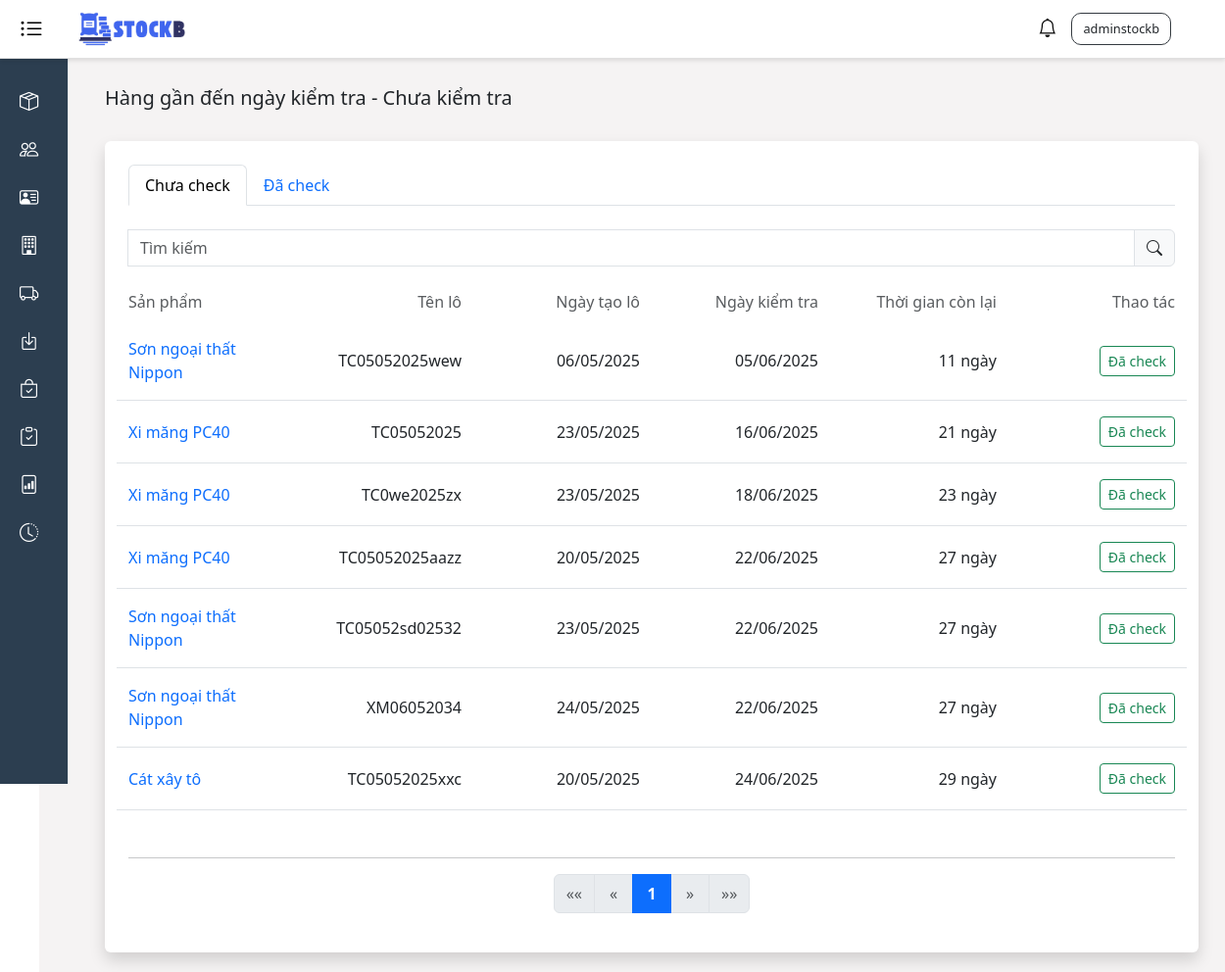
The page /check/near-expiry (signed in) on the database its author committed.
### stockb/models.py (models this page shows, shortened)
class ProductDetail(models.Model):
    STATUS_CHOICES = [
        ('ACTIVE', 'Kích hoạt'),
        ('UNACTIVE', 'Tắt kích hoạt'),
    ]
    product = models.ForeignKey(Product, on_delete=models.CASCADE, related_name='product_details')
    product_batch = models.CharField(max_length=100)
    initial_quantity = models.IntegerField()
    remaining_quantity = models.IntegerField()
    import_date = models.DateTimeField()
    status = models.CharField(
        max_length=20,
        choices=STATUS_CHOICES,
        default='ACTIVE'
    )
    expiry_date = models.DateTimeField(blank=True, null=True)
    created_at = models.DateTimeField(auto_now_add=True)
    updated_at = models.DateTimeField(auto_now=True)
    checked_at = models.DateTimeField(blank=True, null=True)
    class Meta:
        unique_together = ('product', 'product_batch')

class Product(models.Model):
    product_name = models.CharField(max_length=100)
    description = models.TextField(blank=True)
    purchase_price = models.DecimalField(max_digits=10, decimal_places=0)
    selling_price = models.DecimalField(max_digits=10, decimal_places=0)
    minimum_stock = models.IntegerField(default=0)
    inspection_time = models.IntegerField(default=0)
    category = models.ForeignKey(ProductCategory, on_delete=models.CASCADE)
    unit = models.ForeignKey(Unit, on_delete=models.CASCADE)
    supplier = models.ForeignKey(Supplier, on_delete=models.CASCADE)
    created_at = models.DateTimeField(auto_now_add=True)
    updated_at = models.DateTimeField(auto_now=True)

### stockb/views/check_views.py (the view, shortened to what this page needs)
# urls.py: path('check/near-expiry', check_views.near_expiry_list_view, name='near_expiry_list'),
@login_required
def near_expiry_list_view(request):
    today = timezone.now()
    end_date = today + timedelta(days=30)
    search_query = request.GET.get('q', '')
    status = request.GET.get('status', 'unchecked')
    if status == 'checked':
        near_expiry_products = ProductDetail.objects.filter(
            status="ACTIVE",
            checked_at__isnull=False
        ).select_related('product__category', 'product__unit').order_by('expiry_date')
    else:
        near_expiry_products = ProductDetail.objects.filter(
            expiry_date__lte=end_date,
            status="ACTIVE",
            checked_at__isnull=True
        ).select_related('product__category', 'product__unit').order_by('expiry_date')
    if search_query:
        near_expiry_products = near_expiry_products.filter(product__product_name__icontains=search_query)
    products_with_days_left = []
    for detail in near_expiry_products:
        days_left = (detail.expiry_date - today).days
        products_with_days_left.append({
            'detail': detail,
            'days_left': max(0, days_left),
        })
    paginator = Paginator(products_with_days_left, 10)
    page_number = request.GET.get('page')
    page_obj = paginator.get_page(page_number)
    title = "Hàng gần đến ngày kiểm tra - Đã kiểm tra" if status == 'checked' else "Hàng gần đến ngày kiểm tra - Chưa kiểm tra"
    context = {
        "title": title,
        "products_with_days_left": page_obj,
        "search_query": search_query,
        "status": status,
    }
    return render(request, 'check/near_expiry_list.html', context)

### stockb/context_processors.py (called while the page is built)
def notifications(request):
    return {
        'notifications': Notification.objects.all()[:50]
    }

### stockb/templates/check/near_expiry_list.html (shortened to what this page needs)
{% extends 'base.html' %}
{% load static %}
{% block extra_head %}
    <link rel="stylesheet" href="{% static 'css/share.css' %}">
{% endblock %}
{% block content %}
    <div class="d-flex justify-content-between align-items-center mb-4">
        <h5>{{ title }}</h5>
    </div>
    <div class="container bg-white p-4 rounded shadow">
        <ul class="nav nav-tabs mb-4">
            <li class="nav-item">
                <a class="nav-link {% if status != 'checked' %}active{% endif %}" href="?status=unchecked&q={{ search_query }}">Chưa check</a>
            </li>
            <li class="nav-item">
                <a class="nav-link {% if status == 'checked' %}active{% endif %}" href="?status=checked&q={{ search_query }}">Đã check</a>
            </li>
        </ul>
        <form method="get" class="input-group mb-4">
            <input type="text" name="q" class="form-control" placeholder="Tìm kiếm" value="{{ search_query }}">
            <button type="submit" class="input-group-text"><i class="bi bi-search"></i></button>
        </form>
        <div class="row mb-2 text-muted">
            <div class="col-2">Sản phẩm</div>
            <div class="col-2 text-end">Tên lô</div>
            <div class="col-2 text-end">Ngày tạo lô</div>
            <div class="col-2 text-end">Ngày kiểm tra</div>
            <div class="col-2 text-end">Thời gian còn lại</div>
            <div class="col-2 text-end">Thao tác</div>
        </div>
        {% for item in products_with_days_left %}
        <div class="row py-3 border-bottom align-items-center">
            <a href="/product/{{ item.detail.product.id }}" class="col-2">
                {{ item.detail.product.product_name }}
            </a>
            <div class="col-2 text-end">
                {{ item.detail.product_batch }}
            </div>
            <div class="col-2 text-end">
                <span>{{ item.detail.created_at|date:"d/m/Y" }}</span>
            </div>
            <div class="col-2 text-end">
                <span>{{ item.detail.expiry_date|date:"d/m/Y" }}</span>
            </div>
            <div class="col-2 text-end">
                <span>{{ item.days_left }} ngày</span>
            </div>
            <div class="col-2 text-end">
                {% if item.detail.checked_at %}
                    <span class="text-success">{{ item.detail.checked_at|date:"d/m/Y H:i" }}</span>
                {% else %}
                    <form method="post" style="display:inline;">
                        <button type="submit" class="btn btn-sm btn-outline-success">Đã check</button>
                    </form>
                {% endif %}
            </div>
        </div>
        {% empty %}
        <div class="row py-2">
            <div class="col-12 text-center text-muted">
                Không có sản phẩm nào {% if status == 'checked' %}đã kiểm tra{% else %}chưa kiểm tra{% endif %} gần đến ngày kiểm tra.
            </div>
        </div>
        {% endfor %}
        <div class="mt-5">
            {% include 'Pagination/pagination.html' with page_obj=products_with_days_left %}
        </div>
    </div>
{% endblock %}

### templates/base.html (shortened to what this page needs)
<!DOCTYPE html>
<html lang="vi">
{% load static %}
<head>
    <link href="https://cdn.jsdelivr.net/npm/bootstrap@5.3.3/dist/css/bootstrap.min.css" rel="stylesheet">
    <link rel="stylesheet" href="https://cdnjs.cloudflare.com/ajax/libs/bootstrap-icons/1.11.3/font/bootstrap-icons.min.css">
    <link rel="stylesheet" href="https://cdnjs.cloudflare.com/ajax/libs/toastr.js/latest/toastr.min.css">
    <link rel="stylesheet" href="{% static 'styles.css' %}">
    {% block extra_head %}
    {% endblock %}
</head>
<body>
    <div class="header">
        <div class="left-container">
            <button class="hamburger active" id="toggleSidebar" aria-label="Toggle sidebar">
                <i class="bi bi-list-ul"></i>
            </button>
            <img src="{% static 'images/stockb-logo.png' %}" alt="StockB Logo" />
        </div>
        <div class="d-flex align-items-center">
            {% if user.is_authenticated %}
                <div class="dropdown">
                    <button class="notification-btn" id="notificationDropdown" data-bs-toggle="dropdown" aria-expanded="false" aria-label="Thông báo">
                        <i class="bi bi-bell"></i>
                    </button>
                </div>
                <div class="dropdown name-user">
                    <button class="dropdown-toggle text-dark bg-transparent border-0" id="dropdownMenuButton1"
                        data-bs-toggle="dropdown" aria-expanded="false">
                        {{ user.username }}
                    </button>
                </div>
            {% else %}
                <div class="name-user">
                    <a class="bg-transparent text-dark border-0 text-decoration-none" href="{% url 'login' %}">Đăng nhập</a>
                </div>
            {% endif %}
        </div>
    </div>
    <div class="sidebar sidebar-collapsed active" id="sidebar">
        {% if request.user.is_authenticated %}
          {% for group in request.user.groups.all %}
            {% if group.name == 'QuanLy' or group.name == 'Kiem Toan' or group.name == 'Nhan Vien Quan Li Kho' %}
              <a href="javascript:void(0)" data-bs-toggle="collapse" data-bs-target="#sanphamSubmenu" aria-expanded="false" aria-controls="sanphamSubmenu">
                <i class="bi bi-box-seam"></i><span class="menu-text">Sản phẩm</span>
              </a>
            {% endif %}
          {% endfor %}
        {% endif %}
        {% if request.user.groups.all %}
          {% for group in request.user.groups.all %}
            {% if group.name == 'QuanLy' or group.name == 'Nhan Vien Quan Li Kho' %}
              <a href="/customers">
                <i class="bi bi-people"></i><span class="menu-text">Khách hàng</span>
              </a>
            {% endif %}
          {% endfor %}
        {% endif %}
        {% if request.user.groups.all %}
          {% for group in request.user.groups.all %}
            {% if group.name == 'QuanLy' or group.name == 'Nhan Vien Quan Li Kho' %}
              <a href="/supplier">
                <i class="bi bi-person-vcard"></i><span class="menu-text">Nhà cung cấp</span>
              </a>
            {% endif %}
          {% endfor %}
        {% endif %}
        {% if request.user.groups.all %}
          {% for group in request.user.groups.all %}
            {% if group.name == 'QuanLy' or group.name == 'Nhan Vien Quan Li Kho' %}
              <a href="/units">
                <i class="bi bi-building"></i><span class="menu-text">Đơn vị</span>
              </a>
            {% endif %}
          {% endfor %}
        {% endif %}
        {% if request.user.groups.all %}
          {% for group in request.user.groups.all %}
            {% if group.name == 'QuanLy' or group.name == 'Nhan Vien Quan Li Kho' %}
              <a href="/stock-out">
                <i class="bi bi-truck"></i><span class="menu-text">Xuất kho</span>
              </a>
            {% endif %}
          {% endfor %}
        {% endif %}
        {% if request.user.groups.all %}
          {% for group in request.user.groups.all %}
            {% if group.name == 'QuanLy' or group.name == 'Nhan Vien Quan Li Kho' %}
              <a href="/stock-in">
                <i class="bi bi-box-arrow-in-down"></i><span class="menu-text">Nhập kho</span>
              </a>
            {% endif %}
          {% endfor %}
        {% endif %}
        {% if request.user.groups.all %}
          {% for group in request.user.groups.all %}
            {% if group.name == 'QuanLy' or group.name == 'Kiem Toan' or group.name == 'Nhan Vien Quan Li Kho' %}
              <a href="javascript:void(0)" data-bs-toggle="collapse" data-bs-target="#kiemkeSubmenu" aria-expanded="false" aria-controls="kiemkeSubmenu">
                <i class="bi bi-bag-check"></i><span class="menu-text">Kiểm tra sản phẩm</span>
              </a>
            {% endif %}
          {% endfor %}
        {% endif %}
        {% if request.user.groups.all %}
          {% for group in request.user.groups.all %}
            {% if group.name == 'QuanLy' or group.name == 'Kiem Toan' or group.name == 'Nhan Vien Quan Li Kho' %}
              <a href="/inventory-check">
                <i class="bi bi-clipboard-check"></i><span class="menu-text">Kiểm kê</span>
              </a>
            {% endif %}
          {% endfor %}
        {% endif %}
        {% if request.user.groups.all %}
          {% for group in request.user.groups.all %}
            {% if group.name == 'QuanLy' or group.name == 'Kiem Toan' %}
              <a href="/report">
                <i class="bi bi-file-bar-graph"></i><span class="menu-text">Báo cáo</span>
              </a>
            {% endif %}
          {% endfor %}
        {% endif %}
        {% if request.user.groups.all %}
          {% for group in request.user.groups.all %}
            {% if group.name == 'QuanLy' %}
              <a href="/activity-log">
                <i class="bi bi-clock-history"></i><span class="menu-text">Lịch sử hoạt động</span>
              </a>
            {% endif %}
          {% endfor %}
        {% endif %}
    </div>
    <div class="main-content expanded">
        <div class="container mt-5">
            {% block content %}{% endblock %}
        </div>
    </div>
</body>
</html>

### static/styles.css (style rules this page uses)
body { overflow-x: hidden; }
.header { height: 60px; width: 100%; background-color: #ffffff; border-bottom: 1px solid #e0e0e0; padding: 10px 20px; display: flex; align-items: center; justify-content: space-between; box-shadow: 0 2px 4px rgba(0, 0, 0, 0.1); position: fixed; top: 0; left: 0; z-index: 1000; }
.header .left-container { display: flex; align-items: center; }
.header .name-user { border: #343a40 solid 1px; padding: 5px; border-radius: 10px; font-size: 80%; margin-right: 35px; font-weight: 600; }
.header img { width: 120px; height: 40px; object-fit: cover; margin-left: 30px; }
.notification-btn { position: relative; margin-right: 15px; background: none; border: none; padding: 0; }
.notification-btn .bi-bell { font-size: 1.2rem; }
.name-user .dropdown-toggle::after { display: none; }
.sidebar { width: 250px; background-color: #2c3e50; color: #ffffff; height: calc(100vh - 60px); position: fixed; top: 60px; left: 0; padding-top: 20px; overflow-y: auto; border-right: 1px solid #dee2e6; }
.sidebar.sidebar-collapsed { width: 70px; }
.sidebar a { color: #ffffff; text-decoration: none; display: flex; align-items: center; padding: 10px 20px; font-weight: 500; }
.sidebar.sidebar-collapsed a { justify-content: center; }
.sidebar i { margin-right: 10px; font-size: 1.2rem; min-width: 20px; text-align: center; }
.main-content { margin-left: 250px; margin-top: 20px; padding: 20px; background: #F5F3F3; min-height: 100vh ; width: calc(100% - 250px); transition: margin-left 0.0s; }
.main-content.expanded { margin-left: 5vh; width: 100%; }
.hamburger { font-size: 1.5rem; background: none; border: none; cursor: pointer; padding: var(--spacing-sm); border-radius: var(--border-radius); }
.hamburger i { line-height: 1; color: #DC3545; }
.hamburger.active i { color: #000000; }

### static/css/share.css (style rules this page uses)
a { text-decoration: none; }

### rows shown on the page
ProductDetail: detail.product.product_name "Sơn ngoại thất Nippon", detail.product_batch "TC05052025wew", detail.created_at "06/05/2025", detail.expiry_date "05/06/2025", days_left "11"
ProductDetail: detail.product.product_name "Xi măng PC40", detail.product_batch "TC05052025", detail.created_at "23/05/2025", detail.expiry_date "16/06/2025", days_left "21"
ProductDetail: detail.product.product_name "Xi măng PC40", detail.product_batch "TC0we2025zx", detail.created_at "23/05/2025", detail.expiry_date "18/06/2025", days_left "23"
ProductDetail: detail.product.product_name "Xi măng PC40", detail.product_batch "TC05052025aazz", detail.created_at "20/05/2025", detail.expiry_date "22/06/2025", days_left "27"
ProductDetail: detail.product.product_name "Sơn ngoại thất Nippon", detail.product_batch "TC05052sd02532", detail.created_at "23/05/2025", detail.expiry_date "22/06/2025", days_left "27"
ProductDetail: detail.product.product_name "Sơn ngoại thất Nippon", detail.product_batch "XM06052034", detail.created_at "24/05/2025", detail.expiry_date "22/06/2025", days_left "27"
ProductDetail: detail.product.product_name "Cát xây tô", detail.product_batch "TC05052025xxc", detail.created_at "20/05/2025", detail.expiry_date "24/06/2025", days_left "29"

### other values the page prints
{{ user.username }} "adminstockb"
{{ title }} "Hàng gần đến ngày kiểm tra - Chưa kiểm tra"
{{ i }} "1"
